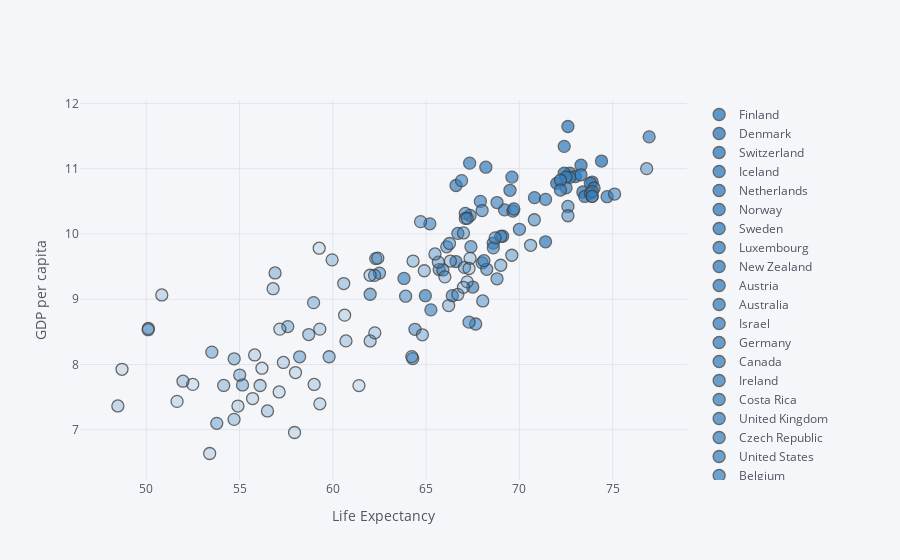

The notebook cell saved with this chart:
### Code cell
# Comparing GDP and Life Expectency
df.iplot(kind = "scatter", y = "Logged GDP per capita", x = "Healthy life expectancy", mode = "markers", color = "blue", categories = "Country name", yTitle = "GDP per capita", xTitle = "Life Expectancy")
